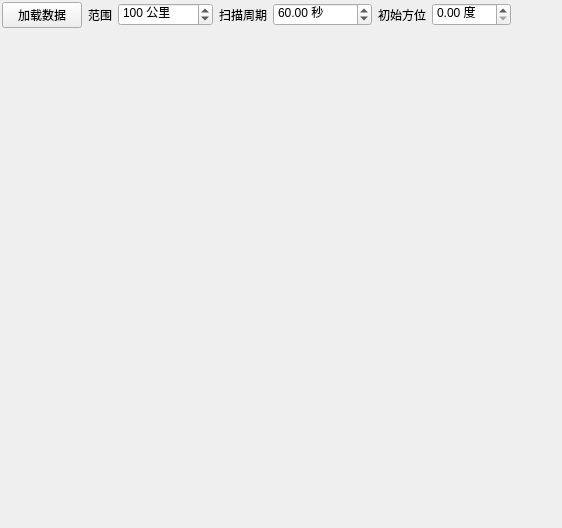
<?xml version="1.0" encoding="UTF-8"?>
<ui version="4.0">
 <class>VGRadarPPIViewer</class>
 <widget class="QWidget" name="VGRadarPPIViewer">
  <property name="geometry">
   <rect>
    <x>0</x>
    <y>0</y>
    <width>562</width>
    <height>528</height>
   </rect>
  </property>
  <property name="windowTitle">
   <string>VGRadarPPIViewer</string>
  </property>
  <layout class="QVBoxLayout" name="verticalLayout" stretch="0,1">
   <property name="spacing">
    <number>2</number>
   </property>
   <property name="leftMargin">
    <number>2</number>
   </property>
   <property name="topMargin">
    <number>2</number>
   </property>
   <property name="rightMargin">
    <number>2</number>
   </property>
   <property name="bottomMargin">
    <number>2</number>
   </property>
   <item>
    <layout class="QHBoxLayout" name="horizontalLayout">
     <item>
      <widget class="QPushButton" name="pushButton">
       <property name="text">
        <string>加载数据</string>
       </property>
      </widget>
     </item>
     <item>
      <widget class="QLabel" name="label">
       <property name="text">
        <string>范围</string>
       </property>
      </widget>
     </item>
     <item>
      <widget class="QDoubleSpinBox" name="doubleSpinBoxRange">
       <property name="suffix">
        <string> 公里</string>
       </property>
       <property name="decimals">
        <number>0</number>
       </property>
       <property name="minimum">
        <double>1.000000000000000</double>
       </property>
       <property name="maximum">
        <double>99999999.000000000000000</double>
       </property>
       <property name="value">
        <double>100.000000000000000</double>
       </property>
      </widget>
     </item>
     <item>
      <widget class="QLabel" name="label_2">
       <property name="text">
        <string>扫描周期</string>
       </property>
      </widget>
     </item>
     <item>
      <widget class="QDoubleSpinBox" name="doubleSpinBoxT">
       <property name="suffix">
        <string> 秒</string>
       </property>
       <property name="minimum">
        <double>0.010000000000000</double>
       </property>
       <property name="maximum">
        <double>999999.000000000000000</double>
       </property>
       <property name="value">
        <double>60.000000000000000</double>
       </property>
      </widget>
     </item>
     <item>
      <widget class="QLabel" name="label_3">
       <property name="text">
        <string>初始方位</string>
       </property>
      </widget>
     </item>
     <item>
      <widget class="QDoubleSpinBox" name="doubleSpinBoxTheta">
       <property name="suffix">
        <string> 度</string>
       </property>
       <property name="minimum">
        <double>0.000000000000000</double>
       </property>
       <property name="maximum">
        <double>360.000000000000000</double>
       </property>
       <property name="value">
        <double>0.000000000000000</double>
       </property>
      </widget>
     </item>
     <item>
      <spacer name="horizontalSpacer">
       <property name="orientation">
        <enum>Qt::Horizontal</enum>
       </property>
       <property name="sizeHint" stdset="0">
        <size>
         <width>40</width>
         <height>20</height>
        </size>
       </property>
      </spacer>
     </item>
    </layout>
   </item>
   <item>
    <widget class="VGRadarPPI" name="widget" native="true"/>
   </item>
  </layout>
 </widget>
 <layoutdefault spacing="6" margin="11"/>
 <customwidgets>
  <customwidget>
   <class>VGRadarPPI</class>
   <extends>QWidget</extends>
   <header>vgradarppi.h</header>
   <container>1</container>
  </customwidget>
 </customwidgets>
 <resources/>
 <connections/>
</ui>
